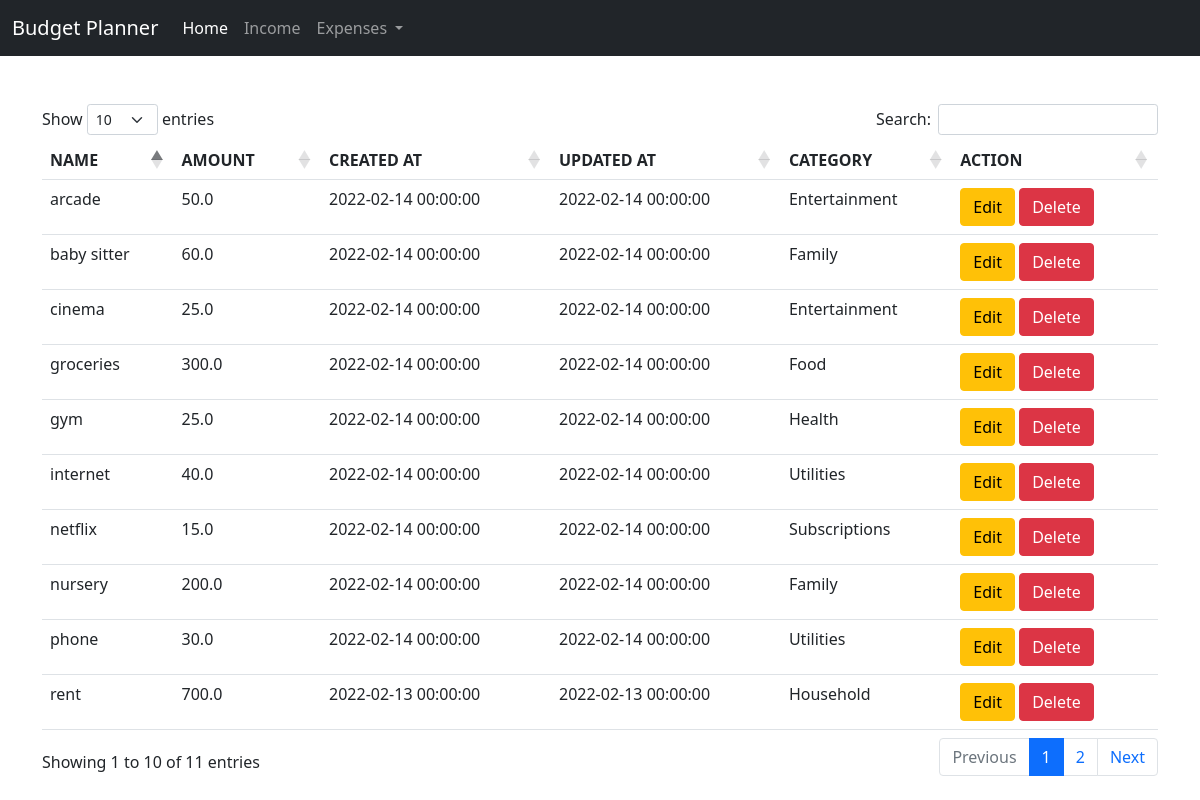
Page /view_expenses on the earlier database version.
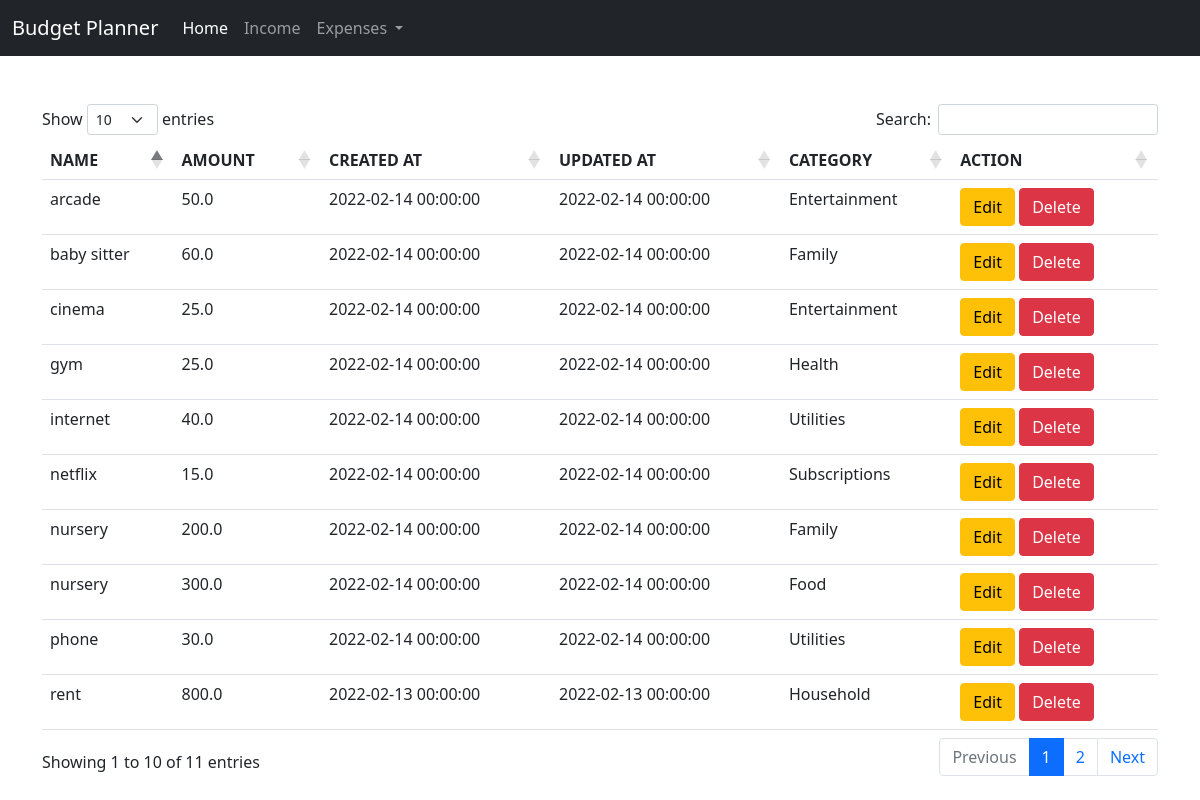
Same page on the later database version.
### application/models.py (models this page shows)
class Expenses(db.Model):
    id = db.Column(db.Integer, primary_key = True)
    name = db.Column(db.String(50), nullable = False)
    amount = db.Column(db.Float, nullable = False)
    created_at = db.Column(db.DateTime, nullable = False, default = date.today())
    updated_at = db.Column(db.DateTime, nullable = False, default = date.today())
    categories_id = db.Column(db.Integer, db.ForeignKey('categories.id'), nullable = False)

class Categories(db.Model):
    id = db.Column(db.Integer, primary_key = True)
    name = db.Column(db.String(50), unique = True, nullable = False)
    created_at = db.Column(db.DateTime, nullable = False, default = date.today())
    updated_at = db.Column(db.DateTime, nullable = False, default = date.today())
    items = db.relationship('Expenses', backref = 'category')

### application/routes.py (the view)
@app.route('/view_expenses', methods=['POST', 'GET'])
def view_expenses():
    all_expenses = Expenses.query.all()
    return render_template('view_expenses.html', title="Budget Planner", all_expenses=all_expenses)

### application/templates/view_expenses.html (shortened to what this page needs)
{% extends 'layout.html' %}
{% block body_content %}
<div class="container"><br>
  <div class="row align-items-center justify-content-center">
<table id="all_expenses_table" class="table">
    <thead>
      <tr>
          <th>NAME</th>
          <th>AMOUNT</th>
          <th>CREATED AT</th>
          <th>UPDATED AT</th>
          <th>CATEGORY</th>
          <th>ACTION</th>
      </tr>
    </thead>
    <tbody>
      {% for expense in all_expenses %}
        <tr>
            <td>{{ expense.name }}</td>
            <td>{{ expense.amount }}</td>
            <td>{{ expense.created_at }}</td>
            <td>{{ expense.updated_at }}</td>
            <td>{{ expense.category.name }}</td>
            <td><div class="d-grid gap-2 d-md-block">
                <a type="button" class="btn btn-warning" href="{{ url_for("edit_expense", id=expense.id) }}">Edit</a>
                <a type="button" class="btn btn-danger">Delete</a>
                </div>
            </td>
        </tr>
      {% endfor %}
    </tbody>
  </table>
  </div>
</div>
{% endblock body_content %}

### application/templates/layout.html (shortened to what this page needs)
{% extends "base.html" %}
{% block body %}
    <nav class="navbar navbar-expand-lg navbar-dark bg-dark">
      <div class="container-fluid">
        <a class="navbar-brand" href="#">Budget Planner</a>
        <div class="collapse navbar-collapse" id="navbarNavDropdown">
          <ul class="navbar-nav">
            <li class="nav-item">
              <a class="nav-link active" aria-current="page" href="{{ url_for('index') }}">Home</a>
            </li>
            <li class="nav-item">
              <a class="nav-link" href="{{ url_for('income') }}">Income</a>
            </li>
            <li class="nav-item dropdown">
              <a class="nav-link dropdown-toggle" href="#" id="navbarDropdownMenuLink" role="button" data-bs-toggle="dropdown" aria-expanded="false">
                Expenses
              </a>
            </li>
          </ul>
        </div>
      </div>
    </nav>
    <br>
    {% block body_content %}
    {% endblock body_content %}
{% endblock body %}

### application/templates/base.html (shortened to what this page needs)
<html lang="en">
<head>
    <link href="https://cdn.jsdelivr.net/npm/bootstrap@5.1.3/dist/css/bootstrap.min.css" rel="stylesheet">
    <link rel="stylesheet" type="text/css" href="https://cdn.datatables.net/1.10.25/css/dataTables.bootstrap5.css">
</head>
<body>
    {% block body %}
    {% endblock body %}
</body>
</html>

Differences in the rows shown:
changed Expenses "rent": amount "700.0" → "800.0"
changed Expenses "Food": name "groceries" → "nursery"
